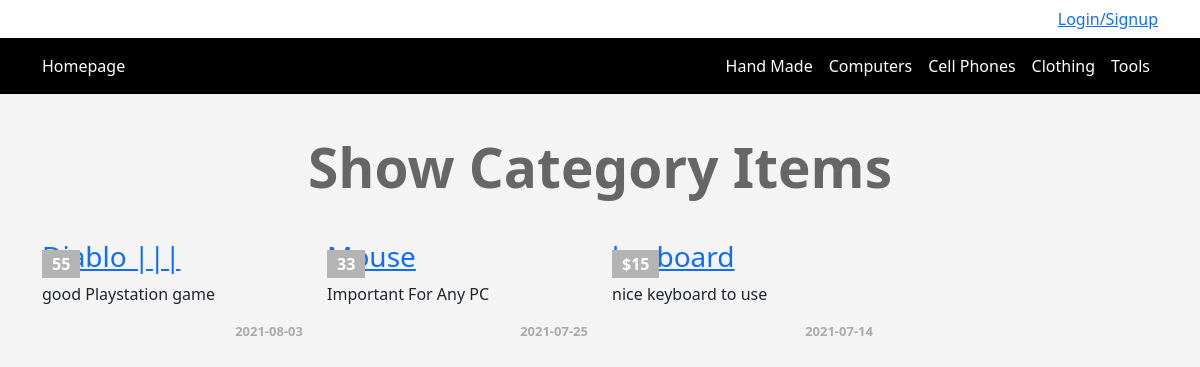
Screenshot of /categories.php?pageid=13 with the database file from the repository.
### tables this page shows
CREATE TABLE `categories` (
  `ID` int(11) NOT NULL,
  `Name` varchar(255) NOT NULL,
  `Description` text NOT NULL,
  `parent` int(11) NOT NULL,
  `Ordering` int(11) DEFAULT NULL,
  `Visibility` tinyint(4) NOT NULL DEFAULT 0,
  `Allow_Comment` tinyint(4) NOT NULL DEFAULT 0,
  `Allow_Ads` tinyint(4) NOT NULL DEFAULT 0
);

CREATE TABLE `items` (
  `item_ID` int(11) NOT NULL,
  `Name` varchar(255) NOT NULL,
  `Description` text NOT NULL,
  `Price` varchar(255) NOT NULL,
  `add_date` date NOT NULL,
  `country_made` varchar(255) NOT NULL,
  `image` varchar(255) NOT NULL,
  `status` varchar(255) NOT NULL,
  `rating` smallint(6) NOT NULL,
  `approve` tinyint(4) NOT NULL DEFAULT 0,
  `cat_ID` int(11) NOT NULL,
  `member_ID` int(11) NOT NULL,
  `tags` varchar(255) NOT NULL
);

### init.php (called while the page is built, shortened)
<?php
include 'admin/connect.php';
$tmp  = "includes/templates/";
$func = "includes/functions/";
$css  = "layout/css/";
include $func . "functions.php";
include $tmp . 'header.php';

### includes/functions/functions.php (called while the page is built, shortened)
<?php
function getAllFrom($field, $table, $where = NULL, $and = NULL,$orderfield, $ordering = "DESC"){
    global $con;
    $getAll = $con->prepare("SELECT $field FROM $table $where $and ORDER BY $orderfield $ordering");
    $getAll->execute();
    $all = $getAll->fetchAll();
    return $all;
}

### categories.php (the view, shortened to what this page needs)
<?php
include 'init.php';
?>
    <div class="container">
        <h1 class="text-center">Show Category Items</h1>
        <div class="row">
            <?php
                if(isset($_GET['pageid']) && is_numeric($_GET['pageid'])){
                    $category = intval($_GET['pageid']);
                    $allItems = getAllFrom("*", "items", "WHERE cat_ID = {$category}", "AND approve = 1", "item_ID");
                    foreach($allItems as $item){
                        echo "<div class='col-sm-6 col-md-3'>";
                            echo "<div class='thumbnail item-box'>";
                                echo "<span class='price-tag'>" . $item["Price"] . "</span>";
                                echo "<div class='caption'>";
                                    echo "<h3><a href='items.php?itemID=" . $item["item_ID"] . "'>" . $item["Name"] . "</a></h3>";
                                    echo "<p>" . $item["Description"] . "</p>";
                                    echo "<div class='date'>" . $item["add_date"] . "</div>";
                                echo "</div>";
                            echo "</div>";
                        echo "</div>";
                    }
                }else{
                    echo "you must add pageid";
                }?>
        </div>
    </div>
<?php
include $tmp . 'footer.php';
?>

### includes/templates/header.php (shortened to what this page needs)
<!DOCTYPE>
<html>
    <head>
        <link rel='stylesheet' href='<?php echo $css?>bootstrap.min.css' />
        <link rel='stylesheet' href='<?php echo $css?>fontawesome.min.css' />
        <link rel='stylesheet' href='<?php echo $css?>jquery-ui.css' />
        <link rel='stylesheet' href='<?php echo $css?>jquery.selectBoxIt1.css' />
        <link rel='stylesheet' href='<?php echo $css?>frontend1.css' />
    </head>
    <body>
      <div class="upper-bar">
        <div class="container" style="direction: rtl;">
        <?php
          if(isset($_SESSION["user"])){?>
          <img class='my-image img-thumbnail img-circle' src='download.jpg' alt='' />
          <div class="btn-group my-info">
              <span class="btn btn-default dropdown-toggle" data-toggle="dropdown">
                  <?php echo $sessionUser ?>
                  <span class="caret"></span>
              </span>
                <ul class="dropdown-menu">
                  <li><a href="profile.php">My Profile</a></li>
                  <li><a href="newad.php">New Item</a></li>
                  <li><a href="profile.php#my-ads">My Items</a></li>
                  <li><a href="logout.php">Logout</a></li>
                </ul>
          </div>
          <?php
          }else{
            ?>
          <a href="login.php">
            <span>Login/Signup</span>
          </a>
            <?php
          }
        ?>
        </div>
      </div>
    <nav class="navbar navbar-expand-lg navbar-light bg-light">
  <div class= "container">
  <a class="navbar-brand" href="index.php">Homepage</a>
  <div class="collapse navbar-collapse" style="justify-content: flex-end;" id="navbarSupportedContent">
    <ul class="navbar-nav navbar-right">
      <?php
          $allCats = getAllFrom("*", "categories", "WHERE parent = 0", "", "ID", "ASC");
          foreach($allCats as $category){
              echo "<li><a href='categories.php?pageid=" . $category["ID"] . "' class='nav-link'>" . $category["Name"] . "</a></li>";
          }
      ?>
    </ul>
  </div>
</div>
</nav>

### layout/css/frontend1.css (style rules this page uses)
body { background-color: #f4f4f4; font-size: 16px }
h1 { font-size: 55px; margin: 40px 0; font-weight: bold; color: #666; }
.bg-light { background-color: black !important; }
.navbar-light .navbar-brand, .navbar-light .navbar-nav .nav-link { color: #fff; }
.navbar-light .navbar-brand { font-size: 1em; }
.upper-bar { padding: 7px; background-color: #fff; }
.item-box { position: relative; }
.item-box .price-tag { background-color: #B4B4B4; padding: 2px 10px; position: absolute; left: 0; top: 10px; font-weight: bold; color: #fff; }
.item-box .caption p { max-height: 44px; }
.thumbnail .date { text-align: right; font-size: 13px; color: #AAA; font-weight: bold; }

### rows the page displays
categories: Name "Hand Made"
categories: Name "Computers"
categories: Name "Cell Phones"
categories: Name "Clothing"
categories: Name "Tools"
items: Price "55", Name "Diablo |||", Description "good Playstation game", add_date "2021-08-03"
items: Price "33", Name "Mouse", Description "Important For Any PC", add_date "2021-07-25"
items: Price "$15", Name "keyboard", Description "nice keyboard to use", add_date "2021-07-14"
